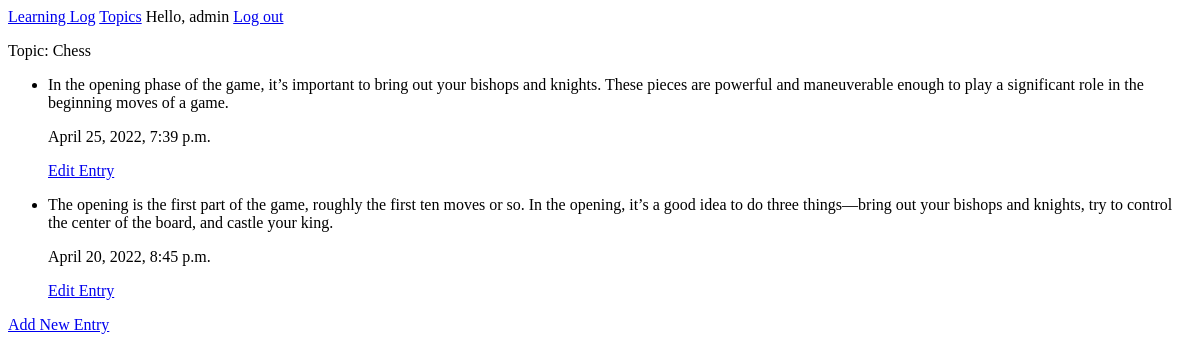
The app's page /topics/1/ (signed in), older data.
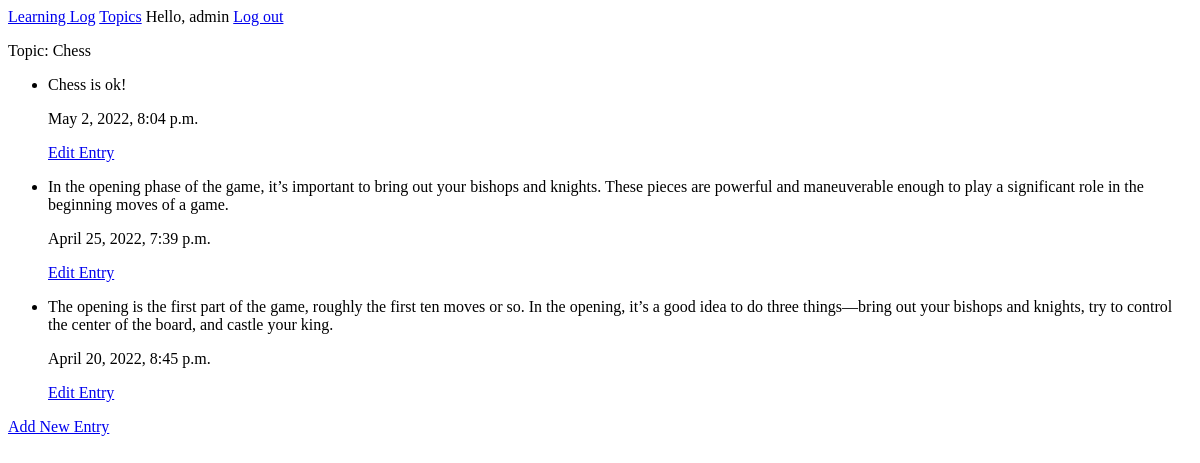
The same page, newer data.
### MainApp/models.py (models this page shows, shortened)
class Topic(models.Model):
    text = models.CharField(max_length=200)
    date_added = models.DateTimeField(auto_now_add=True)
    owner = models.ForeignKey(User, on_delete=models.CASCADE)
    def __str__(self):
        return self.text

class Entry(models.Model):
    topic = models.ForeignKey(Topic, on_delete=models.CASCADE)
    text = models.TextField()
    date_added = models.DateTimeField(auto_now_add=True)
    class Meta:
        verbose_name_plural = "entries"

### MainApp/views.py (the view)
# urls.py: path("topics/<int:topic_id>/", views.topic, name="topic"),
@login_required
def topic(request, topic_id):
    topic = Topic.objects.get(id=topic_id)
    if topic.owner != request.user:
        raise Http404
    entries = topic.entry_set.order_by("-date_added")
    context = {"topic": topic, "entries": entries}
    return render(request, "MainApp/topic.html", context)

### MainApp/templates/mainapp/topic.html
{% extends 'MainApp/base.html' %}
{% block content %}
<p>
    Topic: {{ topic }}
</p>
<ul>
    {% for e in entries %}
    <li>
        <p>{{ e.text }}</p>
        <p>{{ e.date_added }}</p>
        <p><a href="{% url 'MainApp:edit_entry' e.id %}">Edit Entry</a></p>
    </li>
    {% empty %}
    <li>
        There are no entries for this topic yet.
    </li>
    {% endfor %}
</ul>
<p><a href="{% url 'MainApp:new_entry' topic.id %}">Add New Entry</a></p>
{% endblock content %}

### MainApp/templates/mainapp/base.html
<p>
    <a href="{% url 'MainApp:index' %}">Learning Log</a>
    <a href="{% url 'MainApp:topics' %}">Topics</a>
    {% if user.is_authenticated %}
    Hello, {{ user.username }}
    <a href="{% url 'users:logout' %}">Log out</a>
    {% else %}
    <a href="{% url 'users:register' %}">Register</a>
    <a href="{% url 'users:login' %}">Log in</a>
    {% endif %}
</p>
{% block content %}
{% endblock content %}

Row changes from the older to the newer data that the page shows:
added Entry: text "Chess is ok!", date_added "May 2, 2022, 8:04 p.m."
